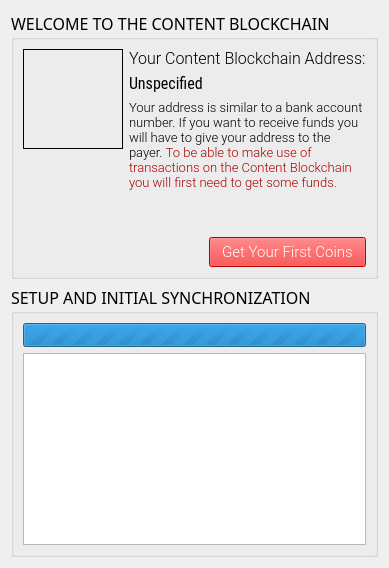
  <widget class="QWizardPage" name="page7_sync">
   <property name="title">
    <string>Initial Synchronization</string>
   </property>
   <property name="subTitle">
    <string>Please be patient while initial synchronization is running.</string>
   </property>
   <layout class="QVBoxLayout" name="verticalLayout_12">
    <item alignment="Qt::AlignTop">
     <widget class="QGroupBox" name="gbox_welcome">
      <property name="font">
       <font>
        <family>Oswald</family>
        <pointsize>12</pointsize>
       </font>
      </property>
      <property name="title">
       <string>WELCOME TO THE CONTENT BLOCKCHAIN</string>
      </property>
      <property name="alignment">
       <set>Qt::AlignLeading|Qt::AlignLeft|Qt::AlignTop</set>
      </property>
      <layout class="QHBoxLayout" name="horizontalLayout_3">
       <item alignment="Qt::AlignTop">
        <widget class="QLabel" name="label_qr_code">
         <property name="sizePolicy">
          <sizepolicy hsizetype="Fixed" vsizetype="Fixed">
           <horstretch>0</horstretch>
           <verstretch>0</verstretch>
          </sizepolicy>
         </property>
         <property name="minimumSize">
          <size>
           <width>100</width>
           <height>100</height>
          </size>
         </property>
         <property name="frameShape">
          <enum>QFrame::Box</enum>
         </property>
         <property name="text">
          <string/>
         </property>
         <property name="alignment">
          <set>Qt::AlignLeading|Qt::AlignLeft|Qt::AlignTop</set>
         </property>
        </widget>
       </item>
       <item>
        <layout class="QVBoxLayout" name="verticalLayout_11">
         <property name="spacing">
          <number>6</number>
         </property>
         <item>
          <widget class="QLabel" name="label_address_title">
           <property name="font">
            <font>
             <family>Roboto Light</family>
             <pointsize>12</pointsize>
            </font>
           </property>
           <property name="text">
            <string>Your Content Blockchain Address:</string>
           </property>
          </widget>
         </item>
         <item>
          <widget class="QLabel" name="label_address">
           <property name="font">
            <font>
             <family>Roboto Condensed</family>
             <pointsize>12</pointsize>
            </font>
           </property>
           <property name="cursor">
            <cursorShape>IBeamCursor</cursorShape>
           </property>
           <property name="text">
            <string>Unspecified</string>
           </property>
           <property name="textInteractionFlags">
            <set>Qt::TextSelectableByMouse</set>
           </property>
          </widget>
         </item>
         <item>
          <widget class="QLabel" name="label_address_info">
           <property name="font">
            <font>
             <family>Roboto Light</family>
             <pointsize>10</pointsize>
            </font>
           </property>
           <property name="text">
            <string>&lt;html&gt;&lt;head/&gt;&lt;body&gt;&lt;p&gt;Your address is similar to a bank account number. If you want to receive funds you will have to give your address to the payer. &lt;span style=&quot; color:#aa0000;&quot;&gt;To be able to make use of transactions on the Content Blockchain you will first need to get some funds.&lt;/span&gt;&lt;/p&gt;&lt;/body&gt;&lt;/html&gt;</string>
           </property>
           <property name="textFormat">
            <enum>Qt::RichText</enum>
           </property>
           <property name="scaledContents">
            <bool>false</bool>
           </property>
           <property name="wordWrap">
            <bool>true</bool>
           </property>
           <property name="textInteractionFlags">
            <set>Qt::NoTextInteraction</set>
           </property>
          </widget>
         </item>
         <item>
          <spacer name="verticalSpacer_2">
           <property name="orientation">
            <enum>Qt::Vertical</enum>
           </property>
           <property name="sizeHint" stdset="0">
            <size>
             <width>20</width>
             <height>40</height>
            </size>
           </property>
          </spacer>
         </item>
         <item alignment="Qt::AlignRight">
          <widget class="QPushButton" name="button_get_coins">
           <property name="font">
            <font>
             <family>Roboto Light</family>
             <pointsize>11</pointsize>
             <weight>50</weight>
             <italic>false</italic>
             <bold>false</bold>
            </font>
           </property>
           <property name="styleSheet">
            <string notr="true">QPushButton {
	background-color: red;
	color: white;
	padding: 5 12 5 12; 
	font: 11pt &quot;Roboto Light&quot;;
}</string>
           </property>
           <property name="text">
            <string>Get Your First Coins</string>
           </property>
          </widget>
         </item>
        </layout>
       </item>
      </layout>
     </widget>
    </item>
    <item>
     <widget class="QGroupBox" name="gbox_sync">
      <property name="font">
       <font>
        <family>Oswald</family>
        <pointsize>12</pointsize>
       </font>
      </property>
      <property name="title">
       <string>SETUP AND INITIAL SYNCHRONIZATION</string>
      </property>
      <layout class="QVBoxLayout" name="verticalLayout_10">
       <item>
        <widget class="QProgressBar" name="progress_bar_initial_sync">
         <property name="minimumSize">
          <size>
           <width>0</width>
           <height>24</height>
          </size>
         </property>
         <property name="maximumSize">
          <size>
           <width>16777215</width>
           <height>24</height>
          </size>
         </property>
         <property name="font">
          <font>
           <family>Roboto Light</family>
           <pointsize>8</pointsize>
           <stylestrategy>PreferAntialias</stylestrategy>
          </font>
         </property>
         <property name="maximum">
          <number>0</number>
         </property>
         <property name="value">
          <number>0</number>
         </property>
         <property name="textVisible">
          <bool>true</bool>
         </property>
         <property name="invertedAppearance">
          <bool>false</bool>
         </property>
         <property name="format">
          <string>%v/%m blocks (%p%)</string>
         </property>
        </widget>
       </item>
       <item>
        <widget class="QPlainTextEdit" name="edit_setup_log">
         <property name="font">
          <font>
           <family>Roboto Light</family>
           <pointsize>10</pointsize>
          </font>
         </property>
         <property name="textInteractionFlags">
          <set>Qt::TextSelectableByMouse</set>
         </property>
        </widget>
       </item>
      </layout>
     </widget>
    </item>
   </layout>
  </widget>
